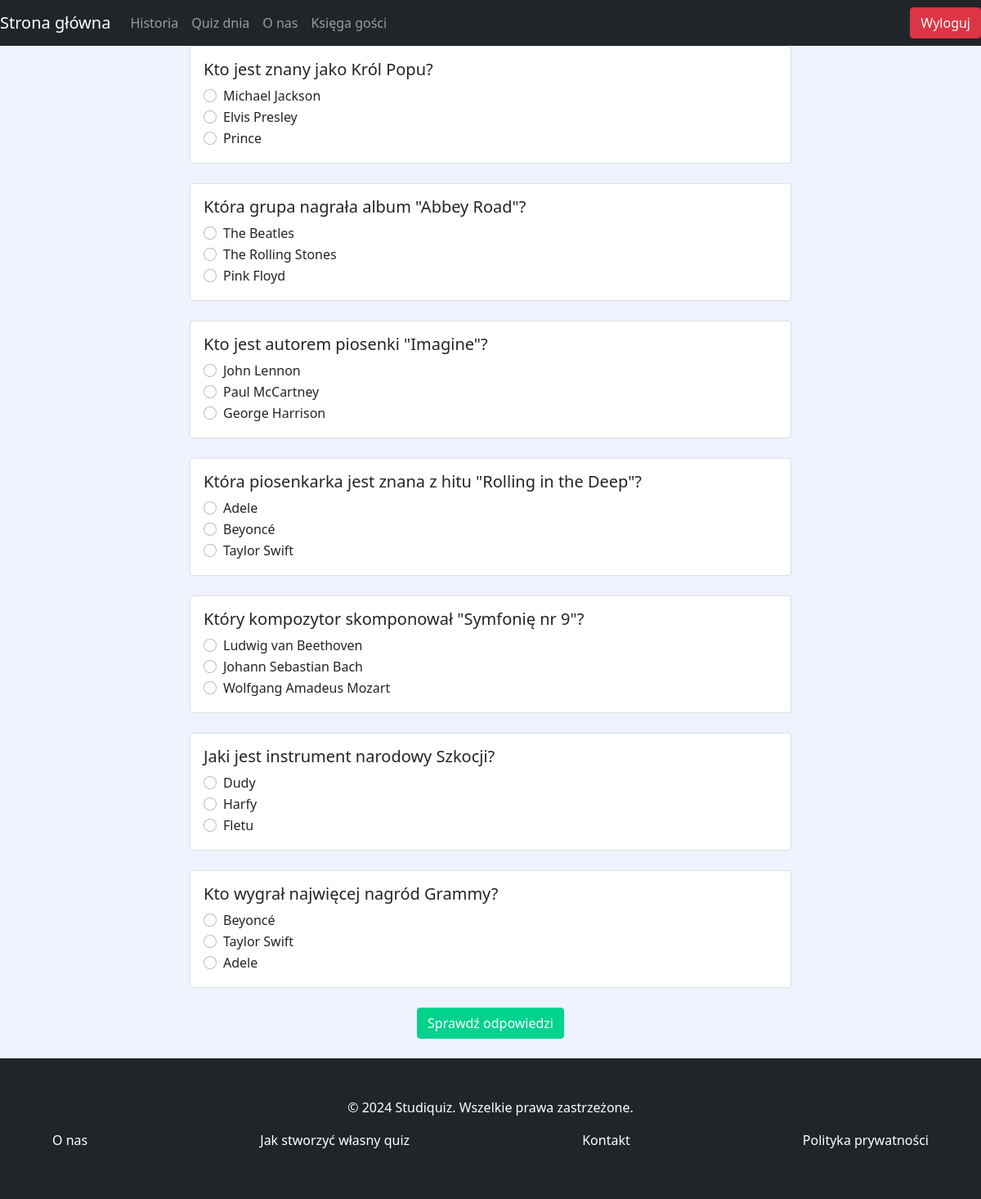
/quiz.php?category_id=3 (signed in), run on the app's committed database.
### tables this page shows
CREATE TABLE `quiz_answers` (
  `answer_id` int NOT NULL,
  `question_id` int DEFAULT NULL,
  `answer` text
);

### quiz.php (the view, shortened to what this page needs)
<?php
require_once 'connect.php';
$category_id = $_GET['category_id'];
$query = "SELECT qq.question_id, qq.question, qa.answer_id, qa.answer
          FROM quiz_questions qq
          JOIN quiz_answers qa ON qq.question_id = qa.question_id
          WHERE qq.category_id = $category_id";
$result = mysqli_query($conn, $query);
$questions = [];
while ($row = mysqli_fetch_assoc($result)) {
    $questions[$row['question_id']]['question'] = $row['question'];
    $questions[$row['question_id']]['answers'][] = [
        'answer_id' => $row['answer_id'],
        'answer' => $row['answer']
    ];
}
?>
<!DOCTYPE html>
<html lang="pl">
<head>
    <link href="https://cdn.jsdelivr.net/npm/bootstrap@5.0.2/dist/css/bootstrap.min.css" rel="stylesheet"
>
    <link rel="stylesheet" href="css/style.css">
</head>
<body>
    <section class="main-section">
    <nav class="navbar navbar-expand-lg navbar-dark bg-body-tertiary bg-dark" data-bs-theme="dark">
      <a class="navbar-brand" href="main.php">Strona główna</a>
      <div class="collapse navbar-collapse" id="navbarSupportedContent">
        <ul class="navbar-nav me-auto mb-2 mb-lg-0">
          <li class="nav-item">
            <a class="nav-link" href="history.php">Historia</a>
          </li>
          <li class="nav-item">
            <a class="nav-link" href="day_quiz.php">Quiz dnia</a>
          </li>
          <li class="nav-item">
            <a class="nav-link" href="about.php">O nas </a>
          </li>
          <li class="nav-item">
            <a class="nav-link" href="guestbook.php">Księga gości</a>
          </li>
        </ul>
        <div class="d-flex">
          <a class="btn btn-danger" href="logout.php">Wyloguj</a>
        </div>
      </div>
    </nav>
        <form action="checkanswers.php" method="post">
            <div class="container">
                <div class="row justify-content-center">
                    <?php foreach ($questions as $question_id => $question_data): ?>
                        <div class="col-md-8">
                            <div class="card mb-4">
                                <div class="card-body">
                                    <h5 class="card-title"><?= $question_data['question'] ?></h5>
                                    <?php foreach ($question_data['answers'] as $answer): ?>
                                        <div class="form-check">
                                            <input class="form-check-input" type="radio" name="answers[<?= $question_id ?>]" value="<?= $answer['answer_id'] ?>" id="answer<?= $answer['answer_id'] ?>">
                                            <label class="form-check-label" for="answer<?= $answer['answer_id'] ?>">
                                                <?= $answer['answer'] ?>
                                            </label>
                                        </div>
                                    <?php endforeach; ?>
                                </div>
                            </div>
                        </div>
                    <?php endforeach; ?>
                    <div class="col-md-8 text-center">
                        <button type="submit" class="btn btn-primary">Sprawdź odpowiedzi</button>
                    </div>
                </div>
            </div>
        </form>
    </section>
    <footer class="bg-dark text-white text-center text-lg-start mt-4 pt-4">
    <div class="container p-4">
      <div class="row align-items-center justify-content-lg-center">
        <div class="col-lg-auto mb-3 col-md-12">
          <p class="mb-0">&copy; 2024 Studiquiz. Wszelkie prawa zastrzeżone.</p>
        </div>
        <div class="col-lg col-md-12">
          <ul class="list-unstyled d-flex justify-content-between">
            <li><a href="about.php" class="text-white">O nas</a></li>
            <li><a href="#" class="text-white">Jak stworzyć własny quiz</a></li>
            <li><a href="#" class="text-white">Kontakt</a></li>
            <li><a href="#" class="text-white">Polityka prywatności</a></li>
          </ul>
        </div>
      </div>
    </div>
  </footer>
</body>
</html>

### css/style.css (style rules this page uses)
* { margin: 0; padding: 0; box-sizing: border-box; }
body { font-size: 16px; background-color: #eff2ff; }
.main-section { padding: 0; }
.btn.btn-primary { background: #01d28e !important; border: 1px solid #01d28e !important; color: #fff !important; }
footer { background-color: #343a40; padding: 20px 0; text-align: center; margin-top: 50px; }
footer p { margin: 0; padding: 0; color: #ffffff; }
footer a { color: #ffffff; margin: 0 10px; text-decoration: none; }

### data on the page
quiz_answers: answer "Michael Jackson"
quiz_answers: answer "Elvis Presley"
quiz_answers: answer "Prince"
quiz_answers: answer "The Beatles"
quiz_answers: answer "The Rolling Stones"
quiz_answers: answer "Pink Floyd"
quiz_answers: answer "John Lennon"
quiz_answers: answer "Paul McCartney"
quiz_answers: answer "George Harrison"
quiz_answers: answer "Adele"
quiz_answers: answer "Beyoncé"
quiz_answers: answer "Taylor Swift"
quiz_answers: answer "Ludwig van Beethoven"
quiz_answers: answer "Johann Sebastian Bach"
quiz_answers: answer "Wolfgang Amadeus Mozart"
quiz_answers: answer "Dudy"
quiz_answers: answer "Harfy"
quiz_answers: answer "Fletu"
quiz_answers: answer "Beyoncé"
quiz_answers: answer "Taylor Swift"
quiz_answers: answer "Adele"

### other printed values
$question_data['question'] "Kto jest znany jako Król Popu?"
$question_data['question'] "Która grupa nagrała album \"Abbey Road\"?"
$question_data['question'] "Kto jest autorem piosenki \"Imagine\"?"
$question_data['question'] "Która piosenkarka jest znana z hitu \"Rolling in the Deep\"?"
$question_data['question'] "Który kompozytor skomponował \"Symfonię nr 9\"?"
$question_data['question'] "Jaki jest instrument narodowy Szkocji?"
$question_data['question'] "Kto wygrał najwięcej nagród Grammy?"
